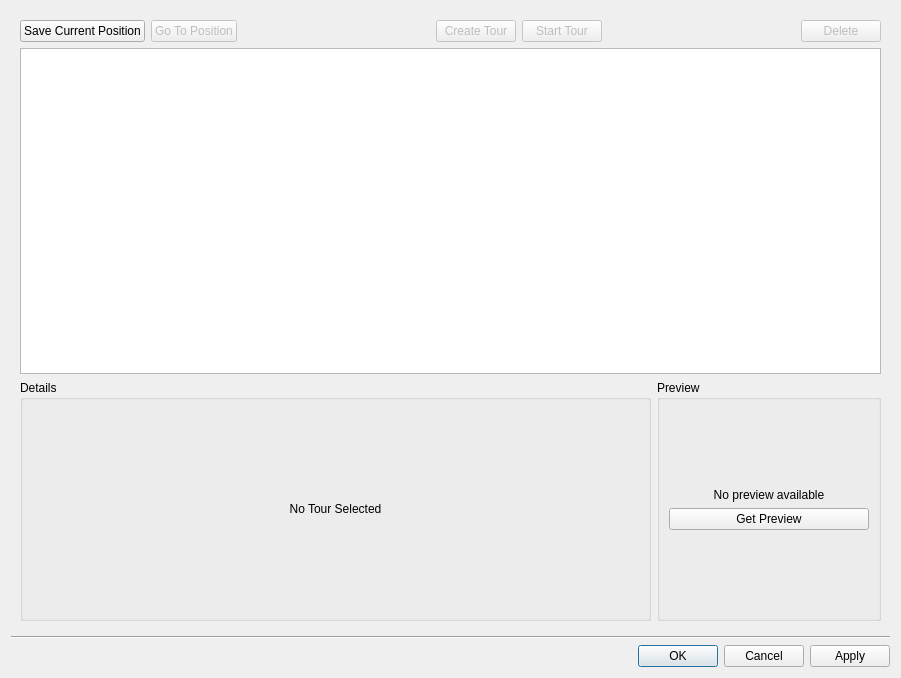
<?xml version="1.0" encoding="UTF-8"?>
<ui version="4.0">
 <class>PtzManageDialog</class>
 <widget class="QDialog" name="PtzManageDialog">
  <property name="geometry">
   <rect>
    <x>0</x>
    <y>0</y>
    <width>901</width>
    <height>678</height>
   </rect>
  </property>
  <layout class="QVBoxLayout" name="verticalLayout">
   <item>
    <widget class="QWidget" name="widget_2" native="true">
     <layout class="QVBoxLayout" name="verticalLayout_8" stretch="0,1,0">
      <item>
       <widget class="QWidget" name="buttonsWidget" native="true">
        <layout class="QHBoxLayout" name="horizontalLayout">
         <property name="leftMargin">
          <number>0</number>
         </property>
         <property name="topMargin">
          <number>0</number>
         </property>
         <property name="rightMargin">
          <number>0</number>
         </property>
         <property name="bottomMargin">
          <number>0</number>
         </property>
         <item>
          <widget class="QPushButton" name="savePositionButton">
           <property name="text">
            <string>Save Current Position</string>
           </property>
          </widget>
         </item>
         <item>
          <widget class="QPushButton" name="goToPositionButton">
           <property name="enabled">
            <bool>false</bool>
           </property>
           <property name="text">
            <string>Go To Position</string>
           </property>
          </widget>
         </item>
         <item>
          <spacer name="horizontalSpacer">
           <property name="orientation">
            <enum>Qt::Horizontal</enum>
           </property>
           <property name="sizeHint" stdset="0">
            <size>
             <width>40</width>
             <height>20</height>
            </size>
           </property>
          </spacer>
         </item>
         <item>
          <widget class="QPushButton" name="addTourButton">
           <property name="enabled">
            <bool>false</bool>
           </property>
           <property name="text">
            <string>Create Tour</string>
           </property>
          </widget>
         </item>
         <item>
          <widget class="QPushButton" name="startTourButton">
           <property name="enabled">
            <bool>false</bool>
           </property>
           <property name="text">
            <string>Start Tour</string>
           </property>
          </widget>
         </item>
         <item>
          <spacer name="horizontalSpacer_2">
           <property name="orientation">
            <enum>Qt::Horizontal</enum>
           </property>
           <property name="sizeHint" stdset="0">
            <size>
             <width>40</width>
             <height>20</height>
            </size>
           </property>
          </spacer>
         </item>
         <item>
          <widget class="QPushButton" name="deleteButton">
           <property name="enabled">
            <bool>false</bool>
           </property>
           <property name="text">
            <string>Delete</string>
           </property>
          </widget>
         </item>
        </layout>
       </widget>
      </item>
      <item>
       <widget class="nx::client::desktop::TableView" name="tableView">
        <property name="editTriggers">
         <set>QAbstractItemView::AllEditTriggers</set>
        </property>
        <property name="showDropIndicator" stdset="0">
         <bool>false</bool>
        </property>
        <property name="alternatingRowColors">
         <bool>true</bool>
        </property>
        <property name="selectionMode">
         <enum>QAbstractItemView::SingleSelection</enum>
        </property>
        <property name="selectionBehavior">
         <enum>QAbstractItemView::SelectRows</enum>
        </property>
        <property name="showGrid">
         <bool>false</bool>
        </property>
        <attribute name="horizontalHeaderCascadingSectionResizes">
         <bool>true</bool>
        </attribute>
        <attribute name="horizontalHeaderStretchLastSection">
         <bool>true</bool>
        </attribute>
        <attribute name="verticalHeaderVisible">
         <bool>false</bool>
        </attribute>
       </widget>
      </item>
      <item>
       <widget class="QWidget" name="widget" native="true">
        <layout class="QHBoxLayout" name="horizontalLayout_2" stretch="1,0">
         <property name="leftMargin">
          <number>0</number>
         </property>
         <property name="topMargin">
          <number>0</number>
         </property>
         <property name="rightMargin">
          <number>0</number>
         </property>
         <property name="bottomMargin">
          <number>0</number>
         </property>
         <item>
          <widget class="QGroupBox" name="tourGroupBox">
           <property name="title">
            <string>Details</string>
           </property>
           <layout class="QVBoxLayout" name="verticalLayout_2">
            <property name="leftMargin">
             <number>0</number>
            </property>
            <property name="topMargin">
             <number>0</number>
            </property>
            <property name="rightMargin">
             <number>0</number>
            </property>
            <property name="bottomMargin">
             <number>0</number>
            </property>
            <item>
             <widget class="QStackedWidget" name="tourStackedWidget">
              <property name="currentIndex">
               <number>1</number>
              </property>
              <widget class="QWidget" name="tourPage">
               <layout class="QVBoxLayout" name="verticalLayout_3">
                <item>
                 <widget class="QnPtzTourWidget" name="tourEditWidget" native="true"/>
                </item>
               </layout>
              </widget>
              <widget class="QWidget" name="noTourPage">
               <layout class="QVBoxLayout" name="verticalLayout_4">
                <item>
                 <widget class="QLabel" name="label">
                  <property name="text">
                   <string>No Tour Selected</string>
                  </property>
                  <property name="alignment">
                   <set>Qt::AlignCenter</set>
                  </property>
                 </widget>
                </item>
               </layout>
              </widget>
             </widget>
            </item>
           </layout>
          </widget>
         </item>
         <item>
          <widget class="QGroupBox" name="previewGroupBox">
           <property name="title">
            <string>Preview</string>
           </property>
           <layout class="QVBoxLayout" name="verticalLayout_5">
            <item>
             <widget class="QStackedWidget" name="previewStackedWidget">
              <property name="currentIndex">
               <number>1</number>
              </property>
              <widget class="QWidget" name="previewPage">
               <layout class="QVBoxLayout" name="verticalLayout_6">
                <property name="leftMargin">
                 <number>0</number>
                </property>
                <property name="topMargin">
                 <number>0</number>
                </property>
                <property name="rightMargin">
                 <number>0</number>
                </property>
                <property name="bottomMargin">
                 <number>0</number>
                </property>
                <item>
                 <widget class="QLabel" name="previewLabel">
                  <property name="minimumSize">
                   <size>
                    <width>200</width>
                    <height>200</height>
                   </size>
                  </property>
                  <property name="text">
                   <string notr="true"/>
                  </property>
                 </widget>
                </item>
               </layout>
              </widget>
              <widget class="QWidget" name="noPreviewPage">
               <layout class="QVBoxLayout" name="verticalLayout_7">
                <property name="leftMargin">
                 <number>0</number>
                </property>
                <property name="topMargin">
                 <number>0</number>
                </property>
                <property name="rightMargin">
                 <number>0</number>
                </property>
                <property name="bottomMargin">
                 <number>0</number>
                </property>
                <item>
                 <spacer name="verticalSpacer_2">
                  <property name="orientation">
                   <enum>Qt::Vertical</enum>
                  </property>
                  <property name="sizeHint" stdset="0">
                   <size>
                    <width>20</width>
                    <height>40</height>
                   </size>
                  </property>
                 </spacer>
                </item>
                <item>
                 <widget class="QLabel" name="noPreviewLabel">
                  <property name="text">
                   <string>No preview available</string>
                  </property>
                  <property name="alignment">
                   <set>Qt::AlignCenter</set>
                  </property>
                 </widget>
                </item>
                <item>
                 <widget class="QPushButton" name="getPreviewButton">
                  <property name="text">
                   <string>Get Preview</string>
                  </property>
                 </widget>
                </item>
                <item>
                 <spacer name="verticalSpacer">
                  <property name="orientation">
                   <enum>Qt::Vertical</enum>
                  </property>
                  <property name="sizeHint" stdset="0">
                   <size>
                    <width>20</width>
                    <height>40</height>
                   </size>
                  </property>
                 </spacer>
                </item>
               </layout>
              </widget>
             </widget>
            </item>
           </layout>
          </widget>
         </item>
        </layout>
       </widget>
      </item>
     </layout>
    </widget>
   </item>
   <item>
    <widget class="Line" name="line">
     <property name="orientation">
      <enum>Qt::Horizontal</enum>
     </property>
    </widget>
   </item>
   <item>
    <widget class="QnDialogButtonBox" name="buttonBox">
     <property name="orientation">
      <enum>Qt::Horizontal</enum>
     </property>
     <property name="standardButtons">
      <set>QDialogButtonBox::Apply|QDialogButtonBox::Cancel|QDialogButtonBox::Ok</set>
     </property>
    </widget>
   </item>
  </layout>
 </widget>
 <customwidgets>
  <customwidget>
   <class>nx::client::desktop::TableView</class>
   <extends>QTableView</extends>
   <header location="global">nx/client/desktop/common/widgets/table_view.h</header>
  </customwidget>
  <customwidget>
   <class>QnDialogButtonBox</class>
   <extends>QDialogButtonBox</extends>
   <header location="global">ui/widgets/common/dialog_button_box.h</header>
  </customwidget>
  <customwidget>
   <class>QnPtzTourWidget</class>
   <extends>QWidget</extends>
   <header location="global">ui/widgets/ptz_tour_widget.h</header>
   <container>1</container>
  </customwidget>
 </customwidgets>
 <connections/>
</ui>
